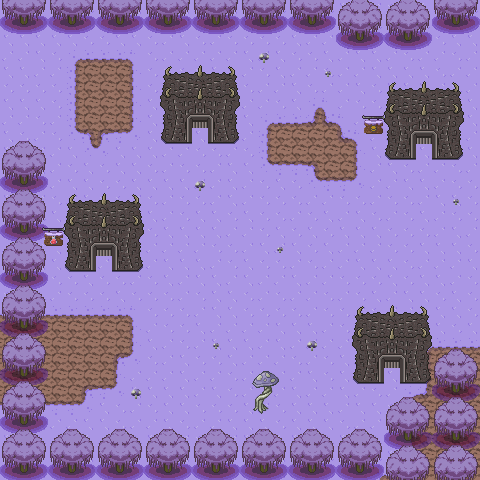

Tiled map render using the project's own tile images. Description and the map definition, with tile-layer contents summarised, below:
An orthogonal 30x30 tile map with 16x16 px tiles, 5 tile layers (Walkable, terain-split, WalkOver, Collisions, ...), 4 tilesets and 7 objects (4x door, border-right, bot spawn, border-left).

<map version="1.0" orientation="orthogonal" width="30" height="30" tilewidth="16" tileheight="16">
 <properties>
  <property name="type" value="outdoor" />
  <property name="zone" value="corruption" />
 </properties>
 <tileset firstgid="1" name="1" tilewidth="16" tileheight="16">
  <image source="../../tileset/terra.png" trans="000000" width="512" height="512" />
  <tile id="32">
   <properties>
    <property name="Grass" value="true" />
   </properties>
  </tile>
  <tile id="837">
   <properties>
    <property name="Reflection" value="true" />
   </properties>
  </tile>
  <tile id="838">
   <properties>
    <property name="Reflection" value="true" />
   </properties>
  </tile>
  <tile id="839">
   <properties>
    <property name="Reflection" value="true" />
   </properties>
  </tile>
  <tile id="869">
   <properties>
    <property name="Reflection" value="true" />
   </properties>
  </tile>
  <tile id="870">
   <properties>
    <property name="Reflection" value="true" />
   </properties>
  </tile>
  <tile id="871">
   <properties>
    <property name="Reflection" value="true" />
   </properties>
  </tile>
  <tile id="901">
   <properties>
    <property name="Reflection" value="true" />
   </properties>
  </tile>
  <tile id="902">
   <properties>
    <property name="Reflection" value="true" />
   </properties>
  </tile>
  <tile id="903">
   <properties>
    <property name="Reflection" value="true" />
   </properties>
  </tile>
  <tile id="934">
   <properties>
    <property name="Reflection" value="true" />
   </properties>
  </tile>
  <tile id="935">
   <properties>
    <property name="Reflection" value="true" />
   </properties>
  </tile>
  <tile id="966">
   <properties>
    <property name="Reflection" value="true" />
   </properties>
  </tile>
  <tile id="967">
   <properties>
    <property name="Reflection" value="true" />
   </properties>
  </tile>
 </tileset>
 <tileset firstgid="1025" name="1" tilewidth="16" tileheight="16">
  <image source="../../tileset/wood.png" trans="000000" width="512" height="512" />
  <tile id="32">
   <properties>
    <property name="Grass" value="true" />
   </properties>
  </tile>
  <tile id="837">
   <properties>
    <property name="Reflection" value="true" />
   </properties>
  </tile>
  <tile id="838">
   <properties>
    <property name="Reflection" value="true" />
   </properties>
  </tile>
  <tile id="839">
   <properties>
    <property name="Reflection" value="true" />
   </properties>
  </tile>
  <tile id="869">
   <properties>
    <property name="Reflection" value="true" />
   </properties>
  </tile>
  <tile id="870">
   <properties>
    <property name="Reflection" value="true" />
   </properties>
  </tile>
  <tile id="871">
   <properties>
    <property name="Reflection" value="true" />
   </properties>
  </tile>
  <tile id="901">
   <properties>
    <property name="Reflection" value="true" />
   </properties>
  </tile>
  <tile id="902">
   <properties>
    <property name="Reflection" value="true" />
   </properties>
  </tile>
  <tile id="903">
   <properties>
    <property name="Reflection" value="true" />
   </properties>
  </tile>
  <tile id="934">
   <properties>
    <property name="Reflection" value="true" />
   </properties>
  </tile>
  <tile id="935">
   <properties>
    <property name="Reflection" value="true" />
   </properties>
  </tile>
  <tile id="966">
   <properties>
    <property name="Reflection" value="true" />
   </properties>
  </tile>
  <tile id="967">
   <properties>
    <property name="Reflection" value="true" />
   </properties>
  </tile>
 </tileset>
 <tileset firstgid="2049" source="../../tileset/invisible.tsx" />
 <tileset firstgid="2065" source="../../tileset/corruption.tsx" />
 <layer name="Walkable" width="30" height="30">
  <data>[900 cells, 900 non-empty, 4 distinct tile ids]</data>
 </layer>
 <layer name="terain-split" width="30" height="30">
  <data>[900 cells, 80 non-empty, 12 distinct tile ids]</data>
 </layer>
 <layer name="WalkOver" width="30" height="30">
  <data>[900 cells, 63 non-empty, 4 distinct tile ids]</data>
 </layer>
 <layer name="Collisions" width="30" height="30">
  <data>[900 cells, 317 non-empty, 35 distinct tile ids]</data>
 </layer>
 <layer name="WalkBehind" width="30" height="30">
  <data>[900 cells, 92 non-empty, 22 distinct tile ids]</data>
 </layer>
 <objectgroup name="Moving" width="30" height="30">
  <object name="border" type="border-right" gid="2052" x="464" y="256">
   <properties>
    <property name="map" value="0.0" />
   </properties>
  </object>
  <object type="bot spawn" gid="2050" x="256" y="240" />
  <object name="border" type="border-left" gid="2052" x="0" y="256">
   <properties>
    <property name="map" value="-2.0" />
   </properties>
  </object>
  <object type="door" gid="2323" x="192" y="144">
   <properties>
    <property name="map" value="../../indoor/corrupted/house-left-top.tmx" />
    <property name="x" value="5" />
    <property name="y" value="10" />
   </properties>
  </object>
  <object type="door" gid="2323" x="416" y="160">
   <properties>
    <property name="map" value="../../indoor/corrupted/house-right-top.tmx" />
    <property name="x" value="5" />
    <property name="y" value="10" />
   </properties>
  </object>
  <object type="door" gid="2323" x="384" y="384">
   <properties>
    <property name="map" value="../../indoor/corrupted/house-right-bottom.tmx" />
    <property name="x" value="5" />
    <property name="y" value="10" />
   </properties>
  </object>
  <object type="door" gid="2323" x="96" y="272">
   <properties>
    <property name="map" value="../../indoor/corrupted/house-left-bottom.tmx" />
    <property name="x" value="5" />
    <property name="y" value="10" />
   </properties>
  </object>
 </objectgroup>
</map>
